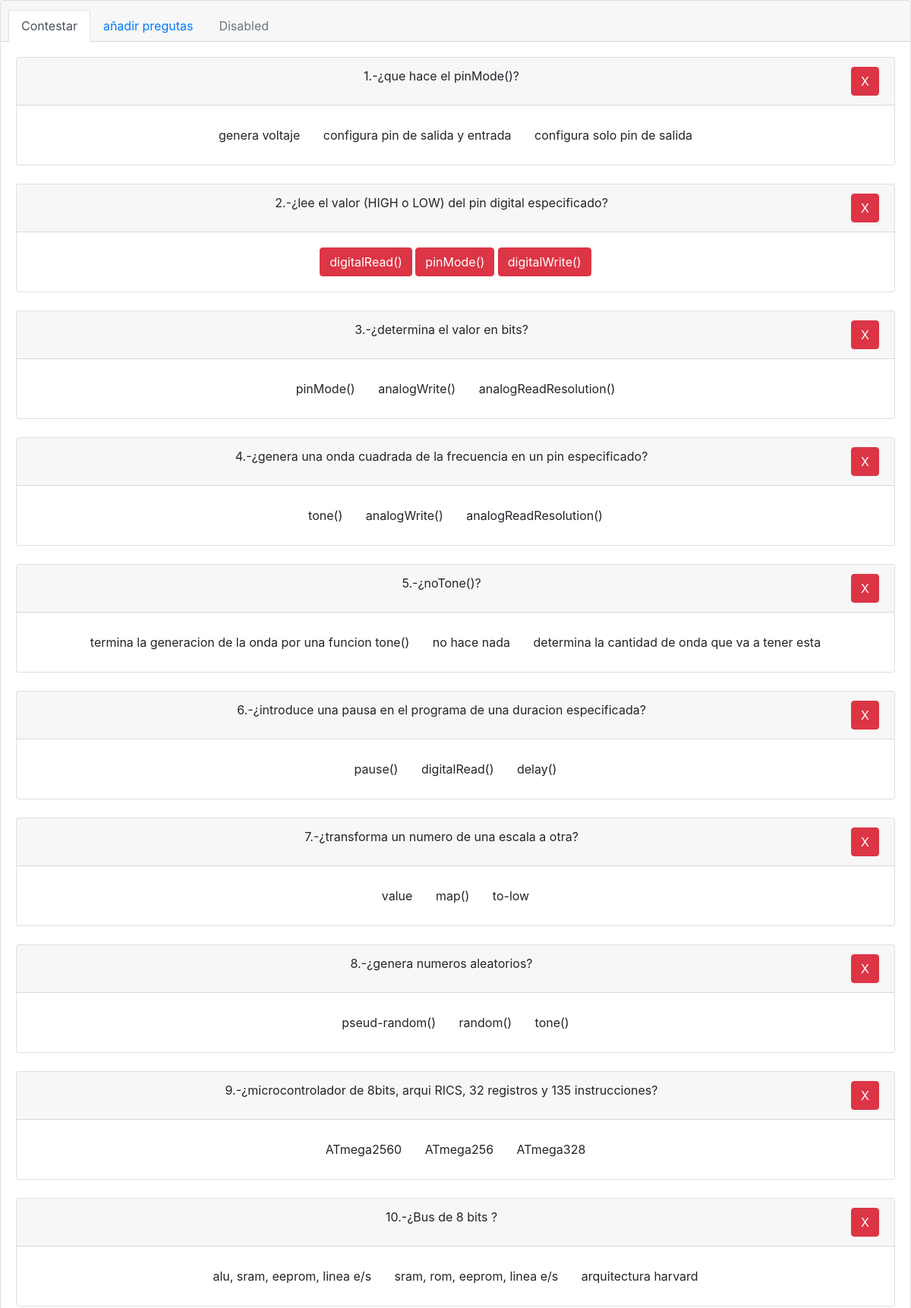
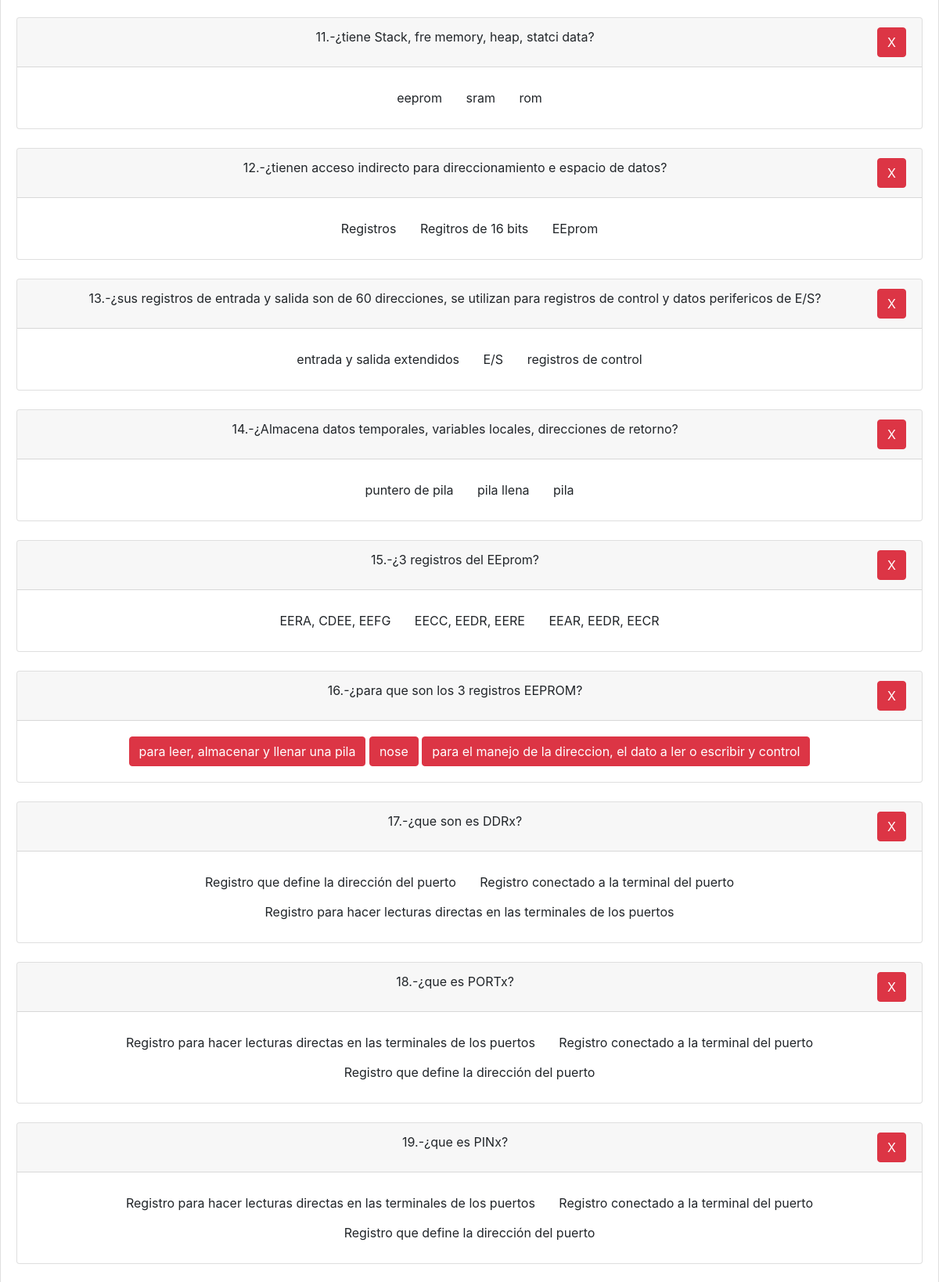
The page / (upper part) on the database its author committed (2 pictures, top to bottom).
### tables this page shows
CREATE TABLE `exam` (
  `id` int(11) NOT NULL,
  `question` text NOT NULL,
  `una` text DEFAULT NULL,
  `dos` text DEFAULT NULL,
  `tres` text DEFAULT NULL,
  `correct` int(10) NOT NULL,
  `color` varchar(200) DEFAULT NULL
);

### index.php (the view, shortened to what this page needs)
<?php
    include('conexion.php');
?>
<!DOCTYPE html>
<html lang="en">
<head>
    <link rel="stylesheet" href="https://stackpath.bootstrapcdn.com/bootstrap/4.4.1/css/bootstrap.min.css">
</head>
<body>
<div class="card text-center">
  <div class="card-header">
    <ul class="nav nav-tabs card-header-tabs">
      <li class="nav-item">
        <a class="nav-link active" href="#">Contestar</a>
      </li>
      <li class="nav-item">
        <a class="nav-link" href="add_question.php">añadir pregutas</a>
      </li>
      <li class="nav-item">
        <a class="nav-link disabled" href="#" tabindex="-1" aria-disabled="true">Disabled</a>
      </li>
    </ul>
  </div>
  <div class="card-body">
    <?php
        $query2 = "SELECT * FROM exam";
        $res=$conexion->query($query2);
        foreach ($res as $key) {
    ?>
    <div class="card">
        <div class="card-header">
            <?php echo $key['id'];?>.-¿<?php echo $key['question']; ?>?
            <a href="delete.php?id=<?php echo $key['id']; ?>" class="btn btn-danger float-right">X</a>
        </div>
        <div class="card-body">
            <a href="correct.php?id=<?php echo $key['id']; ?>&correct=<?php echo $key['correct'];?>&res=1" class="btn btn-<?php echo $key['color']; ?>"><?php echo $key['una']; ?></a>
            <a href="correct.php?id=<?php echo $key['id']; ?>&correct=<?php echo $key['correct'];?>&res=2" class="btn btn-<?php echo $key['color']; ?>"><?php echo $key['dos']; ?></a>
            <a href="correct.php?id=<?php echo $key['id']; ?>&correct=<?php echo $key['correct'];?>&res=3" class="btn btn-<?php echo $key['color']; ?>"><?php echo $key['tres']; ?></a>
        </div>
    </div>
    <br>
    <?php
    }
    ?>
  </div>
</div>
</body>
</html>

### rows shown on the page
exam: id "1", question "que hace el pinMode()", una "genera voltaje", dos "configura pin de salida y entrada", tres "configura solo pin de salida"
exam: id "2", question "lee el valor (HIGH o LOW) del pin digital especificado", una "digitalRead()", dos "pinMode()", tres "digitalWrite()"
exam: id "3", question "determina el valor en bits", una "pinMode()", dos "analogWrite()", tres "analogReadResolution()"
exam: id "4", question "genera una onda cuadrada de la frecuencia en un pin especificado", una "tone()", dos "analogWrite()", tres "analogReadResolution()"
exam: id "5", question "noTone()", una "termina la generacion de la onda por una funcion tone()", dos "no hace nada", tres "determina la cantidad de onda que va a tener esta"
exam: id "6", question "introduce una pausa en el programa de una duracion especificada", una "pause()", dos "digitalRead()", tres "delay()"
exam: id "7", question "transforma un numero de una escala a otra", una "value", dos "map()", tres "to-low"
exam: id "8", question "genera numeros aleatorios", una "pseud-random()", dos "random()", tres "tone()"
exam: id "9", question "microcontrolador de 8bits, arqui RICS, 32 registros y 135 instrucciones", una "ATmega2560", dos "ATmega256", tres "ATmega328"
exam: id "10", question "Bus de 8 bits", una "alu, sram, eeprom, linea e/s", dos "sram, rom, eeprom, linea e/s", tres "arquitectura harvard"
exam: id "11", question "tiene Stack, fre memory, heap, statci data", una "eeprom", dos "sram", tres "rom"
exam: id "12", question "tienen acceso indirecto para direccionamiento e espacio de datos", una "Registros", dos "Regitros de 16 bits", tres "EEprom"
exam: id "13", question "sus registros de entrada y salida son de 60 direcciones, se utilizan para registros de control y datos perifericos de E/S", una "entrada y salida extendidos", dos "E/S", tres "registros de control"
exam: id "14", question "Almacena datos temporales, variables locales, direcciones de retorno", una "puntero de pila", dos "pila llena", tres "pila"
exam: id "15", question "3 registros del EEprom", una "EERA, CDEE, EEFG", dos "EECC, EEDR, EERE", tres "EEAR, EEDR, EECR"
exam: id "16", question "para que son los 3 registros EEPROM", una "para leer, almacenar y llenar una pila", dos "nose", tres "para el manejo de la direccion, el dato a ler o escribir y control"
exam: id "17", question "que son es DDRx", una "Registro que define la dirección del puerto", dos "Registro conectado a la terminal del puerto", tres "Registro para hacer lecturas directas en las terminales de los puertos"
exam: id "18", question "que es PORTx", una "Registro para hacer lecturas directas en las terminales de los puertos", dos "Registro conectado a la terminal del puerto", tres "Registro que define la dirección del puerto"
exam: id "19", question "que es PINx", una "Registro para hacer lecturas directas en las terminales de los puertos", dos "Registro conectado a la terminal del puerto", tres "Registro que define la dirección del puerto"
